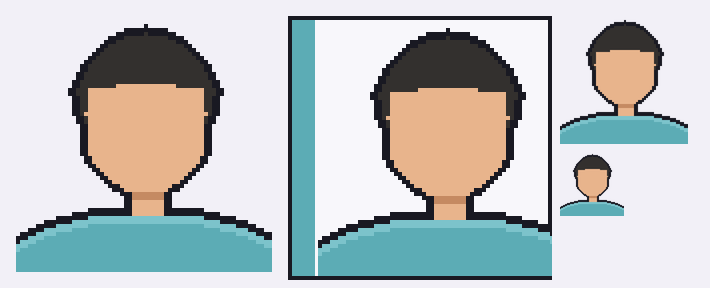

Python code for this plot:
"""Render the avatar preview sheet: 4x, card mock, and true 1x size.

Kept separate from compose.py because the avatar is 64x64 and gets cropped by
the card frame, unlike the seamless 32x32 tiles.
"""
import os
import sys

from PIL import Image, ImageDraw

ART = os.path.dirname(os.path.abspath(__file__))
SRC = os.path.join(ART, "murdoku", "avatar_player_4x.png")
PAPER = (242, 240, 247, 255)
INK = (25, 25, 34, 255)
CARD = (248, 247, 251, 255)

# accent bar per character, so a roster reads apart at a glance
ACCENT = {"teal": (92, 172, 181, 255), "brick": (165, 81, 66, 255),
          "peri": (163, 171, 210, 255), "ochre": (224, 169, 63, 255)}


def main() -> None:
    accent = ACCENT[sys.argv[1] if len(sys.argv) > 1 else "teal"]
    av = Image.open(SRC).convert("RGBA")
    pw, ph = av.size
    gap = 16
    out = Image.new("RGBA", (pw * 2 + gap * 3 + 150, ph + gap * 2), PAPER)
    out.alpha_composite(av, (gap, gap))

    card = Image.new("RGBA", (pw + 8, ph + 8), INK)
    d = ImageDraw.Draw(card)
    d.rectangle([4, 4, card.width - 5, card.height - 5], fill=CARD)
    d.rectangle([4, 4, 26, card.height - 5], fill=accent)
    card.alpha_composite(av, (30, 4))
    out.alpha_composite(card, (gap * 2 + pw, gap))

    x = gap * 3 + pw * 2
    out.alpha_composite(av.resize((128, 128), Image.LANCZOS), (x, gap))
    out.alpha_composite(av.resize((64, 64), Image.LANCZOS), (x, gap + 128 + 8))
    out.save(os.path.join(ART, "avatar_preview.png"))
    print(f"avatar_preview.png {out.size[0]}x{out.size[1]}")


if __name__ == "__main__":
    main()
